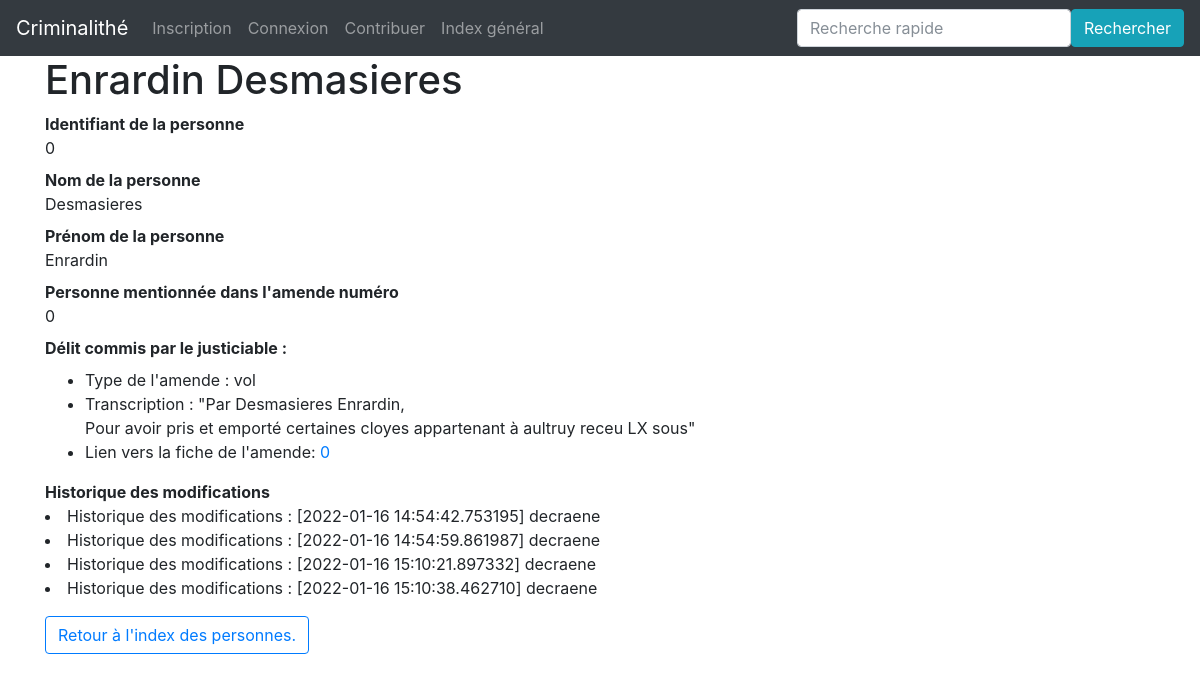
The page /personne/0 on the database its author committed.
### app/modeles/donnees.py (models this page shows, shortened)
class Personnes(db.Model):
    personnes_id = db.Column(db.Integer, primary_key=True, unique=True, nullable=False, autoincrement=True)
    personnes_amendes_id = db.Column(db.Integer, db.ForeignKey("amendes.amendes_personnes_id"))
    personnes_nom = db.Column(db.Text)
    personnes_prenom = db.Column(db.Text)
    authorships = db.relationship("Authorship", back_populates="personne")
    amendes = db.relationship("Amendes", backref="amendes", foreign_keys="Amendes.amendes_personnes_id")

class Amendes(db.Model):
    amendes_id = db.Column(db.Integer, primary_key=True, unique=True, nullable=False, autoincrement=True)
    amendes_source_id = db.Column(db.Integer, db.ForeignKey("source.source_id"))
    amendes_montant = db.Column(db.Text)
    amendes_type = db.Column(db.Text)
    amendes_franche_verite = db.Column(db.Text)
    amendes_transcription = db.Column(db.Text)
    amendes_personnes_id = db.Column(db.Integer, db.ForeignKey("personnes.personnes_amendes_id"))
    authorships = db.relationship("Authorship", back_populates="amende")
    justiciable = db.relationship("Personnes", foreign_keys="Personnes.personnes_amendes_id", backref="justiciable")

class Authorship(db.Model):
    __tablename__ = "authorship"
    authorship_id = db.Column(db.Integer, nullable=True, autoincrement=True, primary_key=True)
    authorship_amendes_id = db.Column(db.Integer, db.ForeignKey("amendes.amendes_id"))
    authorship_user_id = db.Column(db.Integer, db.ForeignKey("user.user_id"))
    authorship_date = db.Column(db.DateTime, default=datetime.datetime.utcnow)
    authorship_personnes_id = db.Column(db.Integer, db.ForeignKey("personnes.personnes_id"))
    authorship_source_id = db.Column(db.Integer, db.ForeignKey("source.source_id"))
    user = db.relationship("User", back_populates="authorships")
    amende = db.relationship("Amendes", back_populates="authorships")
    personne = db.relationship("Personnes", back_populates="authorships")
    source = db.relationship("Source", back_populates="authorships")

### app/modeles/utilisateurs.py (models this page shows, shortened)
class User(UserMixin, db.Model):
    user_id = db.Column(db.Integer, primary_key=True)
    user_nom = db.Column(db.Text)
    user_login = db.Column(db.Text)
    user_email = db.Column(db.Text)
    user_password = db.Column(db.Text)
    authorships = db.relationship("Authorship", back_populates="user")

### app/routes/__init__.py (the view)
@app.route("/personne/<int:personnes_id>")
def personne(personnes_id):
    personne_unique = Personnes.query.filter(Personnes.personnes_id == personnes_id).first()
    return render_template("pages/personne.html", personne=personne_unique)

### app/templates/pages/personne.html (shortened to what this page needs)
{% extends "conteneur.html" %}
{% block corps %}
<h1>{{personne.personnes_prenom}} {{personne.personnes_nom}}</h1>
<dl>
    <dt>Identifiant de la personne</dt><dd>{{personne.personnes_id}}</dd>
    <dt>Nom de la personne</dt><dd>{{personne.personnes_nom}}</dd>
    <dt>Prénom de la personne</dt><dd>{{personne.personnes_prenom}}</dd>
    <dt>Personne mentionnée dans l'amende numéro </dt><dd>{{personne.personnes_amendes_id}}</dd>
    <dt> Délit commis par le justiciable : </dt><dd>
    {% for amendes in personne.amendes %}
    <dd>
        <ul>
        <li> Type de l'amende : {{amendes.amendes_type}}</li>
        <li> Transcription : "Par {{personne.personnes_nom}} {{personne.personnes_prenom}}, <br/> {{amendes.amendes_transcription}}"</li>
        <li> Lien vers la fiche de l'amende: <a href="{{url_for("amende", amendes_id=amendes.amendes_id)}}">{{amendes.amendes_id}}</a></li>
    {% endfor %}
        </ul>
    </dd>
    <dt>Historique des modifications</dt>
    <dt>
        <dd>
            {% for modification in personne.authorships %}
            <li>Historique des modifications : [{{modification.authorship_date}}] {{modification.user.user_nom}}</li>
            {% endfor %}
        </dd>
    </dt>
</dl>
<p>
<button type="button" class="btn btn-outline-primary">
    <a href="{{url_for('index_personnes')}}">Retour à l'index des personnes.</a></li>
</button>
</p>
{% endblock %}

### rows shown on the page
Personnes: personnes_prenom "Enrardin", personnes_nom "Desmasieres", personnes_id "0", personnes_amendes_id "0"
Amendes: amendes_type "vol", amendes_transcription "Pour avoir pris et emporté certaines cloyes appartenant à aultruy receu LX sous", amendes_id "0"
Authorship: authorship_date "2022-01-16 14:54:42.753195", user.user_nom "decraene"
Authorship: authorship_date "2022-01-16 14:54:59.861987", user.user_nom "decraene"
Authorship: authorship_date "2022-01-16 15:10:21.897332", user.user_nom "decraene"
Authorship: authorship_date "2022-01-16 15:10:38.462710", user.user_nom "decraene"
